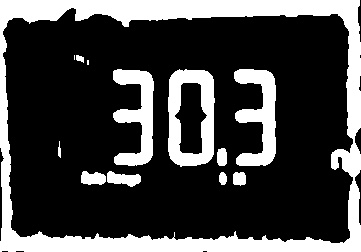
#> input picture teste2.jpg, 361 x 252 px
$ jupyter execute Untitled1.ipynb   (shell and % lines are left out)
#> lines starting #> are read from the running program, lines starting #| are printed output that depends on the picture; after the words box and inside, x2 and y2 are one past the last pixel; in counts of white or black regions, pixels touching at a corner belong together
[cell 1]
import cv2
import numpy as np
import matplotlib.pyplot as plt
import matplotlib.image as mpimg
from scipy.spatial import distance as dist
from imutils.perspective import four_point_transform
from imutils import contours
import imutils

##Lembrar de verificar quais libs nao estao sendo utilizada
def show_image(image):
    plt.figure()
    plt.imshow(image)

#image = cv2.imread('ex.png')
#image = cv2.imread('./Base1/unnamed.png')
image = cv2.imread('teste2.jpg')
#> image is the input picture: shape (252, 361, 3); min 0, max 255, mean 67.5
width = 50
height = 50

show_image(image)

#Transformando a imagem em escala de cinza
gray_scale_image = cv2.cvtColor(image, cv2.COLOR_BGR2GRAY)

#Revelando regioes mais escuras (ou seja, os digitos) do que a regiao claras (o fundo)
thresh = cv2.threshold(gray_scale_image, 0, 255, cv2.THRESH_BINARY_INV | cv2.THRESH_OTSU)[1]
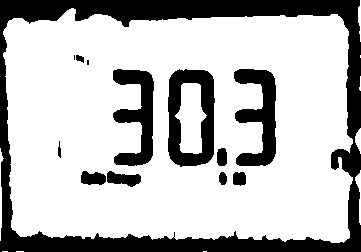
#> thresh: shape (252, 361); 73.5% white; 13 black regions (2 under 20 px), largest, box (x1, y1, x2, y2) and area: (0, 0, 361, 252) 15947, (168, 69, 215, 167) 2677, (234, 69, 276, 166) 2224

#Limpando a imagem com operações morfologicas (Abertura e fechamento)
#Foram testados diferentes valores para o kernel (2....9), sendo o 5 o melhor resultado
kernel = cv2.getStructuringElement(cv2.MORPH_ELLIPSE, (1,5))

#Limpando a imagem com operações morfologicas (Abertura e fechamento)
thresh = cv2.morphologyEx(thresh, cv2.MORPH_OPEN, kernel)
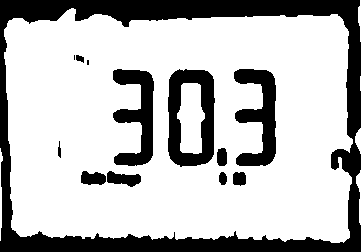
#> thresh: shape (252, 361); 73.4% white; 13 black regions (2 under 20 px)
closing = cv2.morphologyEx(thresh, cv2.MORPH_CLOSE, kernel)
show_image(closing)
########################################################return closing
for_show_img_contor = closing.copy()
#Aplicando o filtro de contorno e encontrando-os
cnts = cv2.findContours(closing, cv2.RETR_EXTERNAL, cv2.CHAIN_APPROX_SIMPLE)
#> cnts = 6 contours, 1 with area under 20; largest, box (x1, y1, x2, y2) and area: (4, 8, 353, 243) 73874, (356, 170, 361, 225) 76, (355, 128, 361, 154) 75, (0, 148, 3, 241) 56, (358, 0, 361, 42) 36
cnts = imutils.grab_contours(cnts)
#show_image(closing)
#print(cnts)

#Lista para armazenar os contornos dos digitos
digitCnts = []

#Loops nos candidatos da area de digitos
for c in cnts:
    #Calcula a "caixa" de um possivel digito
    (x, y, w, h) = cv2.boundingRect(c)
    #print("X Y W H")
    #print(x, y, w, h)

    ###ESSE IF IMPACTA NO RESULTADDOOOOOOOOOOOOOOOOOOOOOOOOOOo
    if(w >= width and (h >= height)):
        digitCnts.append(c)
        #Ultimo valor == espessura do retangulo
        #Pintando de verde (R, G, B)
        cv2.rectangle(for_show_img_contor, (x,y), (x+w, y+h), (100, 100, 100), 1)
#> this loop made 6 passes
#> (x, y, w, h) on passes 1, 2, 3, 5, 6: (356, 170, 5, 55), (0, 148, 3, 93), (355, 128, 6, 26), (4, 8, 349, 235), (358, 0, 3, 42)
#> (c, x, y, w, h) on pass 4: ([[360, 76], [360, 90]], 360, 76, 1, 15)
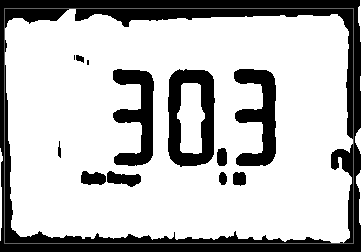
#> for_show_img_contor: shape (252, 361); 1.28% of pixels changed, all inside (x1, y1, x2, y2) = (4, 8, 354, 244)
#> after the loop, digitCnts = 1 contour; box (x1, y1, x2, y2) and area: (4, 8, 353, 243) 73874

#Classificando os contos da esquerda para a direita (mesma direcao em que leriamos os digitos)
digitCnts = contours.sort_contours(digitCnts, method="left-to-right")[0]
show_image(for_show_img_contor)
################################################return for_show_img_contor, digitCnts
#image = cv2.imread(caminho_imagem_original)
#Dicionario cujo a chave eh uma tupla que indica qual numero ele eh
DIGITS_LOOKUP = {
    (1, 1, 1, 0, 1, 1, 1): 0,
    (0, 0, 1, 0, 0, 1, 0): 1,
    (1, 0, 1, 1, 1, 1, 0): 2,
    (1, 0, 1, 1, 0, 1, 1): 3,
    (0, 1, 1, 1, 0, 1, 0): 4,
    (1, 1, 0, 1, 0, 1, 1): 5,
    (1, 1, 0, 1, 1, 1, 1): 6,
    (1, 0, 1, 0, 0, 1, 0): 7,
    (1, 1, 1, 1, 1, 1, 1): 8,
    (1, 1, 1, 1, 0, 1, 1): 9
}
digits = []
#Armazenando uma copia da imagem original em output, para mostrar a saida
output = image.copy()
#Loop em cada um dos digitos
for c in digitCnts:
    #Para cada uma das regioes, calculamos a caixa delimitadora e extraimos o digito ROI
    (x, y, w, h) = cv2.boundingRect(c)
    print("---")
    print(x, y, w, h)
    print("---")
    #Largura e altura aproximadas de cada segmento com base nas dimensoes do ROI
    roi = closing[y:y + h, x:x + w]
    show_image(roi)
    (roiH, roiW) = roi.shape
    #print("-----SHAPE-----")
    #print(roiH, roiW)
    (dW, dH) = (int(roiW * 0.25), int(roiH * 0.15))
    dHC = int(roiH * 0.05)

    #Lista de (x, y) coordenadas que correspondem aos sete segmentos
    segments = [
        ((0, 0), (w, dH)),                           # top
        ((0, 0), (dW, h // 2)),                      # top-left
        ((w - dW, 0), (w, h // 2)),                  # top-right
        ((0, (h // 2) - dHC) , (w, (h // 2) + dHC)), # center
        ((0, h // 2), (dW, h)),	                     # bottom-left
        ((w - dW, h // 2), (w, h)),                  # bottom-right
        ((0, h - dH), (w, h))                        # bottom
    ]

    #Lista que informa se determinado segmento esta ligado. Valor 0 == segmento desligado
    #[0, 0, 0, 0, 0, 0, 0]
    on_list = [0] * len(segments)

    #Loop sobre os segmentos
    for (i, ((xA, yA), (xB, yB))) in enumerate(segments):
        #Extraindo o ROI do segmento
        segROI = roi[yA:yB, xA:xB]
        #show_image(segROI)
        #Numero de pixels do segmento q estao "ligados"
        total = cv2.countNonZero(segROI)
        area = (xB - xA) * (yB - yA)


        #Se a proporcao de pixels diferentes de 0 para a area do segmento
        #for maior que 50% => O segmento estao ligado

        if(total / float(area)) > 0.5:
            on_list[i] = 1

    #Obtendo o digito em si
    #print(tuple(on))
    digit = DIGITS_LOOKUP[tuple(on_list)]
    digits.append(digit)

    #Desenhando uma caixa em torno do digito e exibindo qual digito ele eh
    cv2.rectangle(output, (x, y), (x + w, y + h), (0, 255, 0), 1)
    cv2.putText(output, str(digit), (x+10,y+20), cv2.FONT_HERSHEY_SIMPLEX, 0.5, (0, 255, 0), 1)
#> this loop made 1 pass
#> (x, y, w, h, roiH, roiW, dW, dH) on pass 1: (4, 8, 349, 235, 235, 349, 87, 35)
#| ---
#| 4 8 349 235
#| ---
#> pass 1, `roi = closing[y:y + h, x:x + w]`:
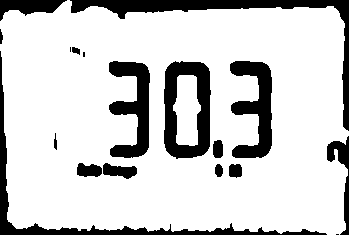
#> roi: shape (235, 349); 80.9% white; 18 black regions (3 under 20 px), largest, box (x1, y1, x2, y2) and area: (70, 0, 349, 131) 3371, (164, 61, 211, 159) 2689, (0, 51, 327, 235) 2680
#> after the loop:
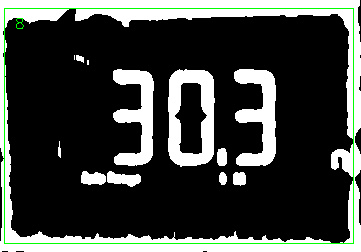
#> output: shape (252, 361, 3); 1.32% of pixels changed, all inside (x1, y1, x2, y2) = (4, 8, 354, 244)
#> after the loop:
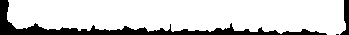
#> segROI: shape (35, 349); 82.3% white; 3 black regions (1 under 20 px), largest, box (x1, y1, x2, y2) and area: (0, 0, 327, 35) 1995, (340, 0, 349, 35) 168
#> after the loop, digits = [8]

show_image(output)

$ run again, with Base1/unnamed.png saved as teste2.jpg
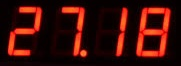
#> input picture Base1/unnamed.png, 181 x 66 px
#> image is the input picture: shape (66, 181, 3); mean B, G, R 7.3, 12.6, 59.1
#> closing: shape (66, 181); 83.2% white; 5 black regions
#> `cnts = cv2.findContours(closing, cv2.RETR_EXTERNAL, cv2.CHAIN_APPROX_S..`: cnts = 1 contour; box (x1, y1, x2, y2) and area: (0, 0, 181, 66) 11700
#> `cnts = imutils.grab_contours(cnts)`: cnts = [[[0, 0], [0, 65], [180, 65], [180, 0]]]
#> the loop `for c in cnts: #Calcula a "caixa" de um possivel digito` made 1 pass
#> (c, x, y, w, h) on pass 1: ([[0, 0], [0, 65], [180, 65], [180, 0]], 0, 0, 181, 66)
#> after the loop `for c in cnts:`:
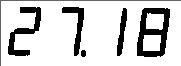
#> for_show_img_contor: shape (66, 181); min 0, max 255, mean 209
#> `digitCnts = contours.sort_contours(digitCnts, method="left-to-right")[0]`: digitCnts = ([[0, 0], [0, 65], [180, 65], [180, 0]],)
#> the loop `for c in digitCnts:` made 1 pass
#> (c, x, y, w, h, roiH, roiW, dW) on pass 1: ([[0, 0], [0, 65], [180, 65], [180, 0]], 0, 0, 181, 66, 66, 181, 45)
#> (printed output is left out)
#> after the loop `for c in digitCnts:`:
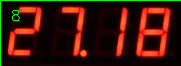
#> output: shape (66, 181, 3); 2.34% of pixels changed, all inside (x1, y1, x2, y2) = (0, 0, 181, 66)
#> after the loop `for c in digitCnts:`: digits = [8]
